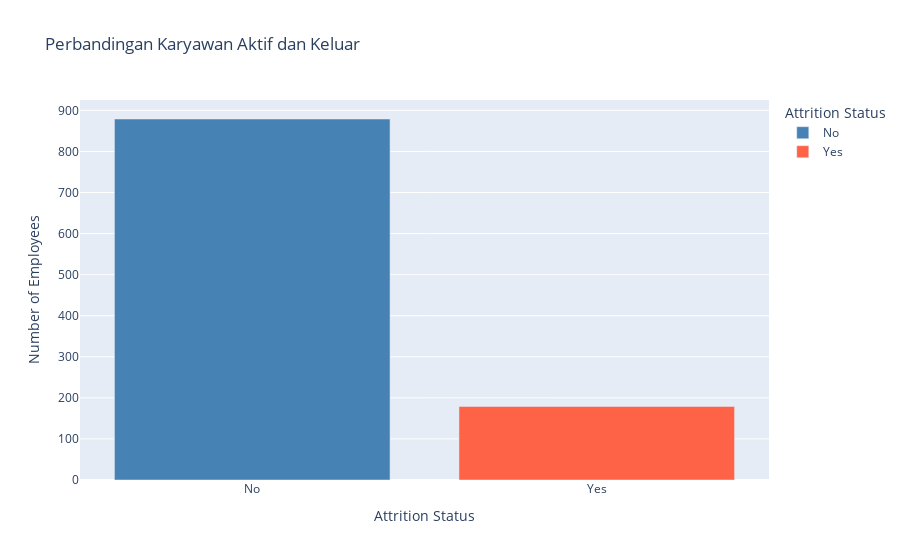

Source (notebook cell):
### Code cell
# Menghitung jumlah karyawan berdasarkan 'Attrition' (Aktif vs Keluar)
attrition_comparison = data['Attrition'].value_counts().reset_index()
attrition_comparison.columns = ['Attrition', 'Count']

# Membuat grafik batang interaktif menggunakan Plotly
fig = px.bar(attrition_comparison, 
             x='Attrition', 
             y='Count', 
             color='Attrition', 
             color_discrete_map={'Yes': '#FF6347', 'No': '#4682B4'}, 
             labels={'Attrition': 'Attrition Status', 'Count': 'Number of Employees'},
             title="Perbandingan Karyawan Aktif dan Keluar")

# Menampilkan grafik
fig.show()

### Figure 1 — Plotly figure (JSON) as saved in the notebook; plotly's stock layout.template omitted (floating-point values rounded to 4 significant figures)
{"data": [{"alignmentgroup": "True", "hovertemplate": "Attrition Status=%{x}<br>Number of Employees=%{y}<extra></extra>", "legendgroup": "No", "marker": {"color": "#4682B4", "pattern": {"shape": ""}}, "name": "No", "offsetgroup": "No", "orientation": "v", "showlegend": true, "textposition": "auto", "type": "bar", "x": ["No"], "xaxis": "x", "y": [879], "yaxis": "y"}, {"alignmentgroup": "True", "hovertemplate": "Attrition Status=%{x}<br>Number of Employees=%{y}<extra></extra>", "legendgroup": "Yes", "marker": {"color": "#FF6347", "pattern": {"shape": ""}}, "name": "Yes", "offsetgroup": "Yes", "orientation": "v", "showlegend": true, "textposition": "auto", "type": "bar", "x": ["Yes"], "xaxis": "x", "y": [179], "yaxis": "y"}], "layout": {"barmode": "relative", "legend": {"title": {"text": "Attrition Status"}, "tracegroupgap": 0}, "title": {"text": "Perbandingan Karyawan Aktif dan Keluar"}, "xaxis": {"anchor": "y", "categoryarray": ["No", "Yes"], "categoryorder": "array", "domain": [0, 1], "title": {"text": "Attrition Status"}}, "yaxis": {"anchor": "x", "domain": [0, 1], "title": {"text": "Number of Employees"}}}}
